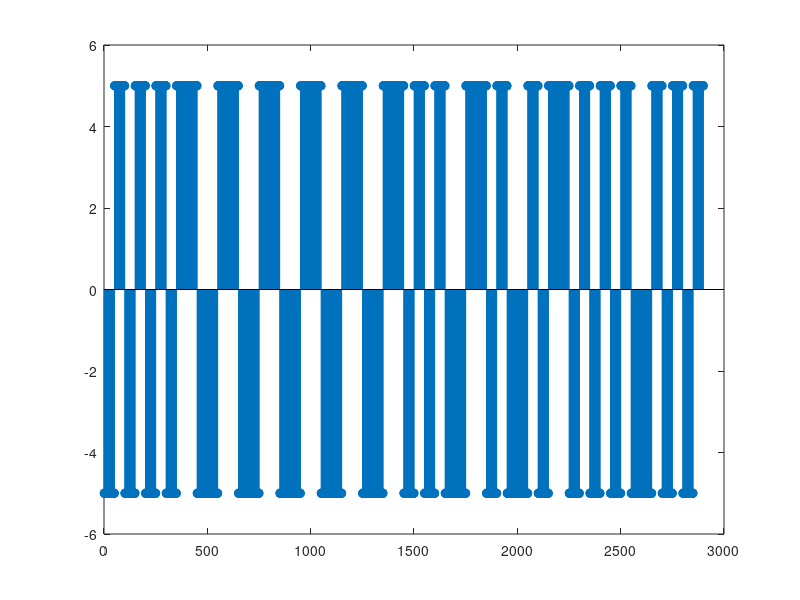

Write MATLAB code to recreate this figure.
% Differential Method
fs = 100; % 100 sample
encode = [];
x = [0,0,0,1,0,1,0,1,0,1,0,1,0,1,1,1,0,1,1,0,0,1,1,1,1,0,0,0];

first = 1;
z = -5.*ones(1, 50);
o = 5.*ones(1, 50);
prev = [];
for i = x
    if(first)
        encode = [z, o];
        prev = encode;
        first = 0;
    end
    if (i == 0)
        if prev[1] == -5
            encode = [encode, z, o];
        else
             encode = [encode, o, z];
        end
    else
        if prev[1] == -5
            encode = [encode, o, z];
        else
             encode = [encode, z, o];
        end
    end  
end
stem( encode)